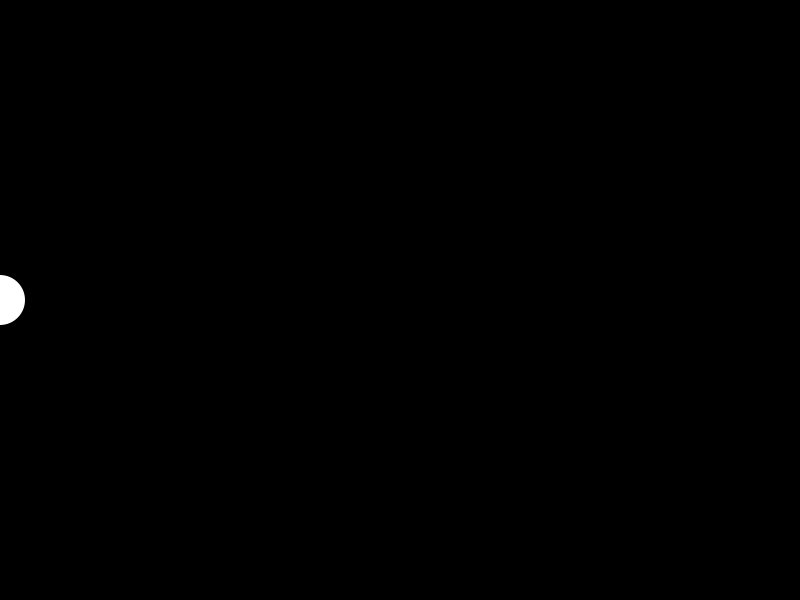
Frame 1 (no input)
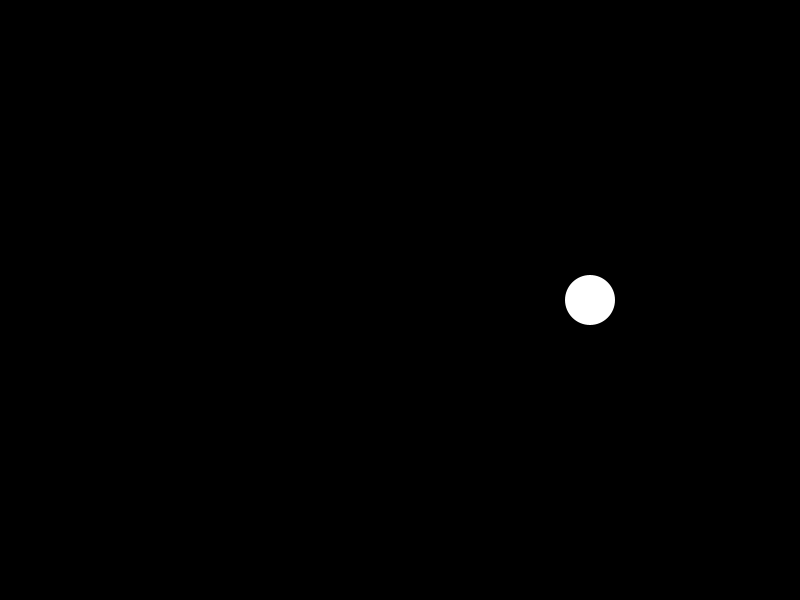
Frame 60 (the mouse pressed at the canvas centre just before this capture)
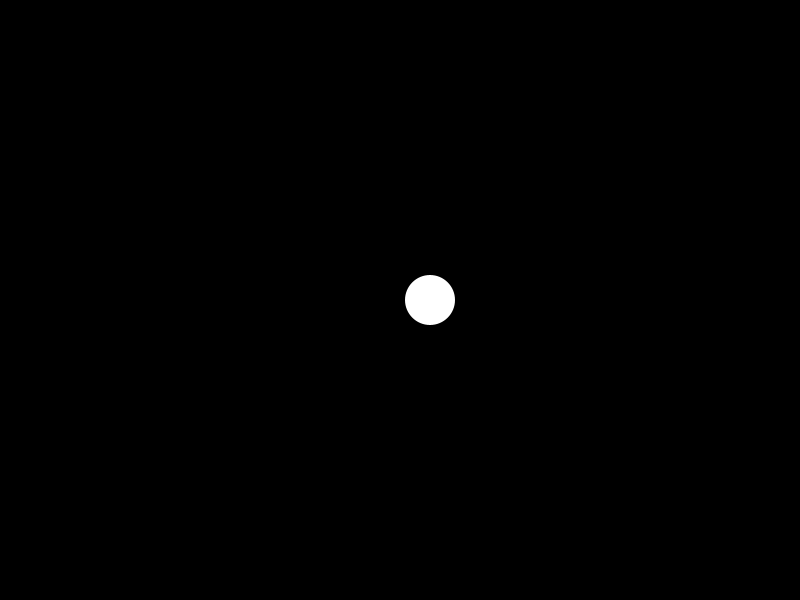
Frame 120 (the mouse held since frame 60 and released just before this capture)

The Processing sketch that drew these frames (run headless with seeded random() and noise(); from frame 60 on, the mouse is pressed at the canvas centre):

// Processing sketch: sketch_1
// ── sketch_1.pde
float dx =0;
float sx = 10;

void setup()
{
  size(800,600);
}

void draw()
{
noStroke();
  fill(0,0,0);
  rect(0,0,width,height);
  fill(255);
  circle(dx,height/2,50);
  dx = dx + sx;
  if(dx > 800 || dx < 0)
  {
    sx = sx * (-1);
  }
  println(dx);
  
}




 
  
